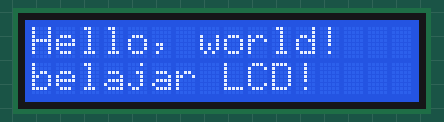
Simulated run of this sketch. Board: Arduino Uno, built with avr-gcc and run on an emulated ATmega328P. Shown: 16×2 character LCD.

Above: at 0.1 s.
At 2.2 s:
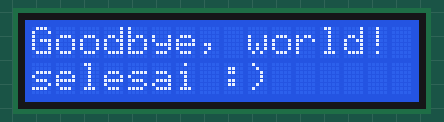

The sketch:

belajar_lcd_only.ino
```cpp
// this code is written using LiquidCrystal I2C by Frank de Branbander
// SDA: always connect this pin to GPIO 4 (D2 on many ESP8266 boards).
// SCL: always connect this pin connect to GPIO 5 (D1 on many ESP8266 boards)
#include <Wire.h>
#include <LiquidCrystal_I2C.h>

//lcd initilization
LiquidCrystal_I2C lcd(0x27,16,2); // set the LCD address to 0x27 for a 16 chars and 2 line display
                                  // 0x27 adalah alamat yg didapat dari scan_i2c.ino
void setup(){
  lcd.init();      // initiating the lcd
  lcd.backlight(); // turning on the lcd light
}

void loop(){
  //cursor(kolom / char, baris) -> index start at 0
  lcd.setCursor(0,0);
  lcd.print("Hello, world!");
  lcd.setCursor(0,1);
  lcd.print("belajar LCD!");

  delay(2000); //supaya bisa dibaca manusia
  lcd.clear(); //menghilangkan string mula-mula

  lcd.setCursor(0,0);
  lcd.print("Goodbye, world!");
  lcd.setCursor(0,1);            //read from column to row first
  lcd.print("selesai :)");
  delay(2000);
  lcd.clear();
}
```

Measured:
- what the display in image 1 shows lasts 2.0 s, from 2.1 s to 4.1 s
